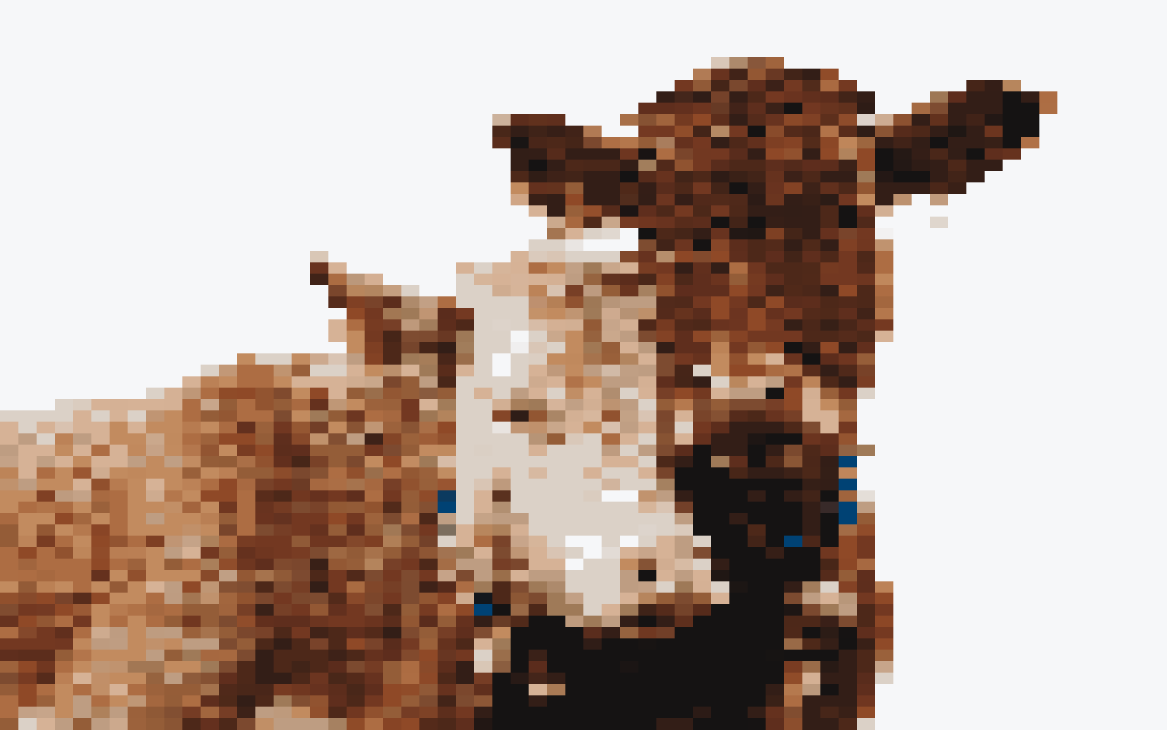
#> input picture src/carpideas/home/pixelated.png, 3500 x 2188 px (shown at 1/3 size)
$ python pypxl_image.py --subsample-size 100 100 pixelated.png
#> lines starting #> are read from the running program, lines starting #| are printed output that depends on the picture
#> further down, im_in is the input picture: shape (2188, 3500, 3); mean B, G, R 155, 165.5, 184.9
### src/carpideas/home/pypxl.py
#!/usr/bin/env python
# -*- coding: utf-8 -*-

import cv2
from sklearn.cluster import MiniBatchKMeans
import numpy as np

__version__   = '1.0.1'
__author__    = 'Goat'
__email__     = 'goat@ridiculousglitch.com'
__license__   = 'BSD-2'
__copyright__ = 'Copyright (c) 2017, Ridiculous Glitch'

def process_frame(im, width, height, n_clusters=16, prescale_size=None):
#> called with width = 100, height = 100, n_clusters = 16
    h, w = im.shape[:2]
#> h = 2188; w = 3500

    # Apply optional prescale to source image
    if prescale_size is not None:
        im = cv2.resize(im, prescale_size, interpolation=cv2.INTER_LINEAR)

    # Quantize (cluster colors) and resample (subsample+supersample)
    return im_resample(im_quantize(im, n_clusters), width, height, w, h)

def im_resample(im, subsample_width, subsample_height, resample_width, resample_height):
    # Subsample to pixelate
    im_subsample = cv2.resize(im, (subsample_width, subsample_height), interpolation=cv2.INTER_LINEAR)
    return cv2.resize(im_subsample, (resample_width, resample_height), interpolation=cv2.INTER_NEAREST)

def im_quantize(im, n_clusters):
#> called with n_clusters = 16
    h, w = im.shape[:2]
#> h = 2188; w = 3500

    # Convert the image from the BGR color space to the L*a*b* color space.
    # Since we will be clustering using k-means which is based on the euclidean
    # distance, we'll use the L*a*b* color space where the euclidean distance
    # implies perceptual meaning
    im_colorspace = cv2.cvtColor(im, cv2.COLOR_BGR2LAB)
#> im_colorspace: shape (2188, 3500, 3); mean of channels 0, 1, 2 173.3, 135.1, 137.5

    # - Reshape the image into a feature vector so that k-means can be applied
    # - Apply k-means using the specified number of clusters and then
    #   create the quantized image based on the predictions
    clt = MiniBatchKMeans(n_clusters=n_clusters)
    labels = clt.fit_predict(im_colorspace.reshape((w * h, 3)))
    im_quant_colorspace = clt.cluster_centers_.astype(np.uint8)[labels].reshape((h, w, 3))
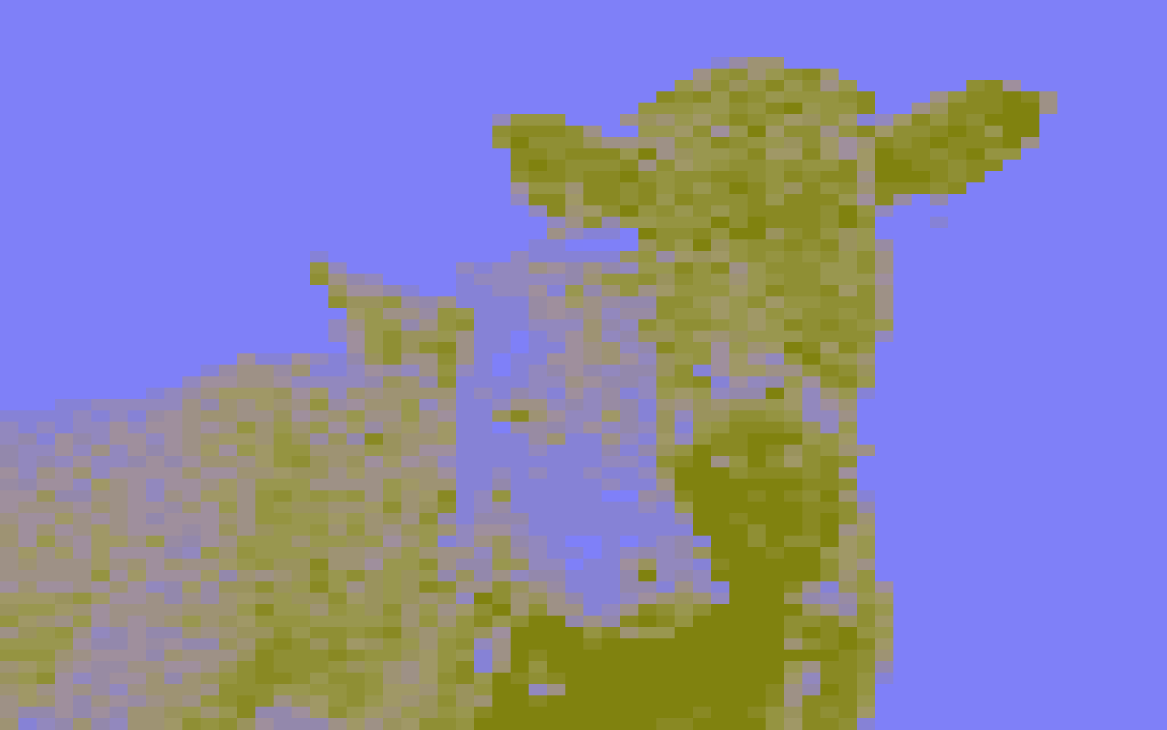
#> im_quant_colorspace: shape (2188, 3500, 3) (shown at 1/3 size); mean of channels 0, 1, 2 173.1, 134.9, 137.3; drawn as B, G, R

    # Convert from L*a*b* back to BGR
    return cv2.cvtColor(im_quant_colorspace, cv2.COLOR_LAB2BGR)

### src/carpideas/home/pypxl_image.py
#!/usr/bin/env python
# -*- coding: utf-8 -*-
import argparse, cv2
from pypxl import process_frame

if __name__ == '__main__':
    parser = argparse.ArgumentParser(prog='pypxl_image.py', description='Pixelate an image.', formatter_class=lambda *args, **kwargs: argparse.HelpFormatter(*args, max_help_position=80, **kwargs))
    parser.add_argument('-k', '--clusters-num', metavar='K', type=int, required=False, default=16, help='Number of clusters in K-Means (default: 16)')
    parser.add_argument('-p', '--prescale-size', type=int, required=False, nargs=2, metavar=('W', 'H'), default=None, help='Prescale size (width and height)')
    parser.add_argument('-s', '--subsample-size', type=int, required=True, nargs=2, metavar=('W', 'H'), help='Subsample size (width and height)')
    parser.add_argument('path_in', metavar='input', type=str, help='Input image file path')
    parser.add_argument('path_out', metavar='output', type=str, nargs='?', default=None, help='Output image file path')

    # Parse command line arguments
    args = parser.parse_args()

    # Open input image in BGR space
    im_in = cv2.imread(args.path_in, cv2.IMREAD_COLOR)

    # Process image with given arguments
    im_out = process_frame(im_in, args.subsample_size[0], args.subsample_size[1], args.clusters_num, None if args.prescale_size is None else tuple(args.prescale_size))
#> in im_resample, `im_subsample = cv2.resize(im, (subsample_width, subsample_height), int..`:
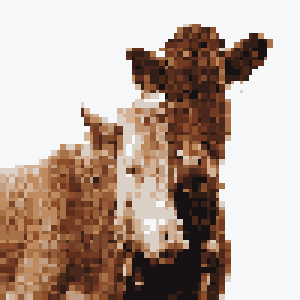
#> im_subsample: shape (100, 100, 3) (shown 3 times larger); mean B, G, R 155.1, 165.6, 184.7
#> in im_resample, `return cv2.resize(im_subsample, (resample_width, resample_height), int..`:
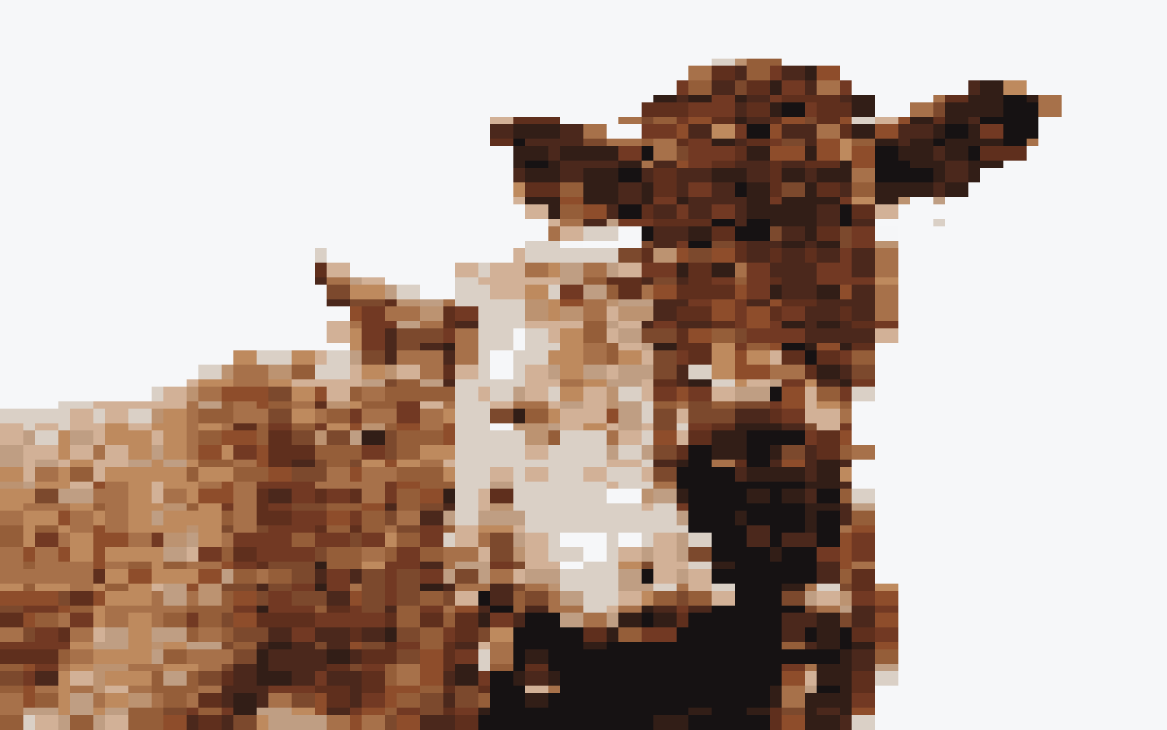
#> returned value: shape (2188, 3500, 3) (shown at 1/3 size); mean of channels 0, 1, 2 155.1, 165.6, 184.7; drawn as B, G, R

    # Write output (or display output image, depending on usage)
    if args.path_out is None:
        cv2.imshow('Output', im_out)
        cv2.waitKey(0)
    else:
        cv2.imwrite(args.path_out, im_out)
